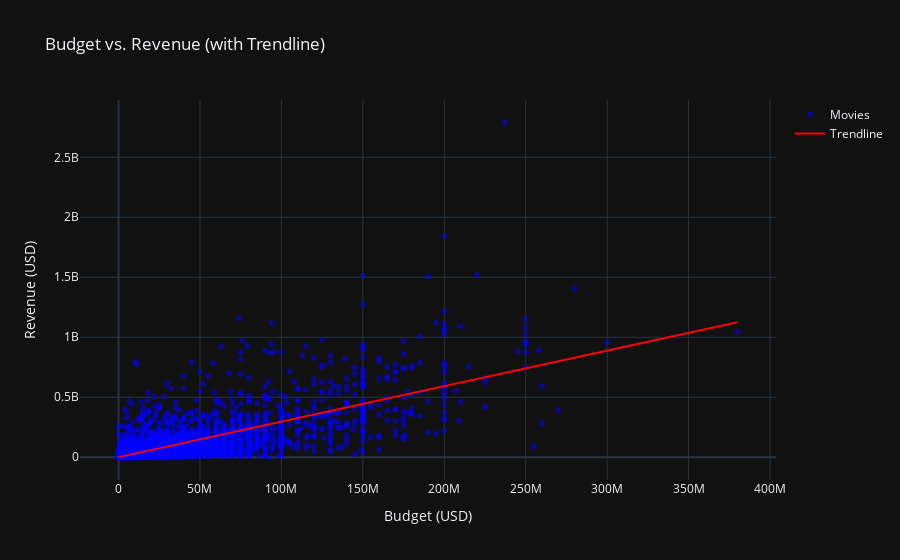

Notebook code cell kept with this figure:
### Markdown cell above
### Budget vs Revenue

### Code cell
# Remove zero-budget and zero-revenue movies to avoid bias
filtered_movies = movies[(movies["budget"] > 0) & (movies["revenue"] > 0)]

# Get budget and revenue values
x = filtered_movies["budget"]
y = filtered_movies["revenue"]

# Fit a linear regression model (1st-degree polynomial)
slope, intercept = np.polyfit(x, y, 1)

# Generate predicted values
trendline = slope * x + intercept



fig = go.Figure()

# Scatter plot
fig.add_trace(go.Scatter(
    x=x, y=y,
    mode="markers",
    marker=dict(size=6, opacity=0.5, color="blue"),
    name="Movies"
))

# Trendline
fig.add_trace(go.Scatter(
    x=x, y=trendline,
    mode="lines",
    line=dict(color="red", width=2),
    name="Trendline"
))

# Layout
fig.update_layout(
    title="Budget vs. Revenue (with Trendline)",
    xaxis_title="Budget (USD)",
    yaxis_title="Revenue (USD)",
    template="plotly_dark"
)

fig.show()

correlation = np.corrcoef(x, y)[0, 1]
print(f"Correlation Coefficient: {correlation:.2f}")

### Figure 1 — Plotly figure (JSON) as saved in the notebook; plotly's stock layout.template omitted (floating-point values rounded to 4 significant figures; data arrays with more than 128 entries replaced by an {"elided": "..."} marker saying what was removed)
{"data": [{"marker": {"color": "blue", "opacity": 0.5, "size": 6}, "mode": "markers", "name": "Movies", "type": "scatter", "x": {"elided": "3205 int values"}, "y": {"elided": "3205 int values"}}, {"line": {"color": "red", "width": 2}, "mode": "lines", "name": "Trendline", "type": "scatter", "x": {"elided": "3205 int values"}, "y": {"elided": "3205 float values"}}], "layout": {"title": {"text": "Budget vs. Revenue (with Trendline)"}, "xaxis": {"title": {"text": "Budget (USD)"}}, "yaxis": {"title": {"text": "Revenue (USD)"}}}}
